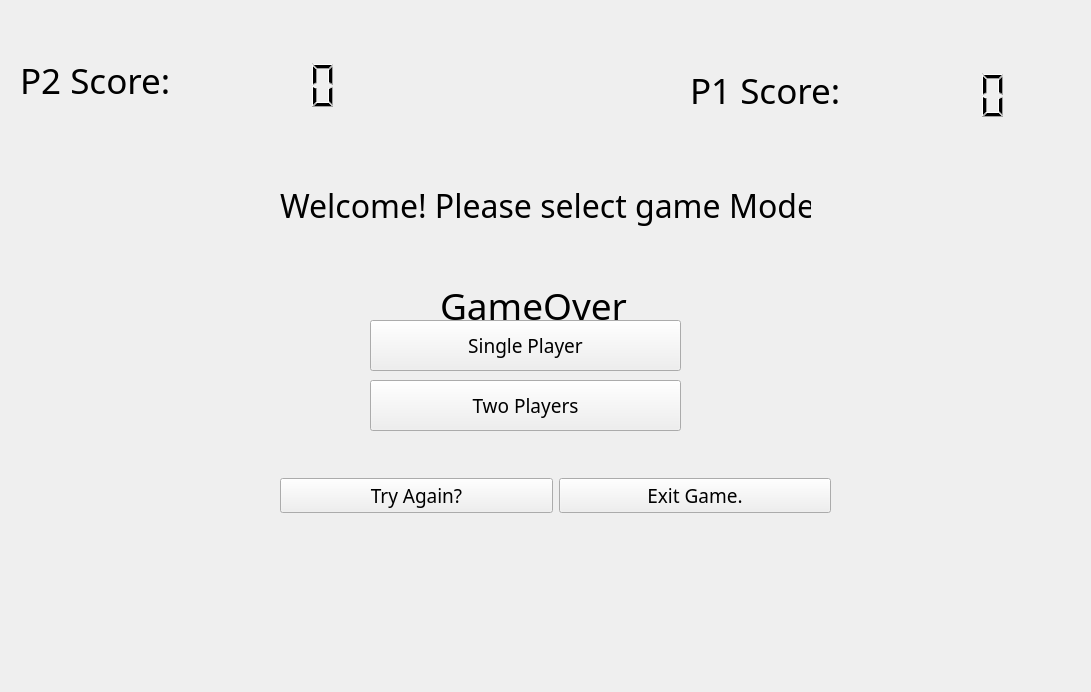
<?xml version="1.0" encoding="UTF-8"?>
<ui version="4.0">
 <class>Widget</class>
 <widget class="QWidget" name="Widget">
  <property name="enabled">
   <bool>true</bool>
  </property>
  <property name="geometry">
   <rect>
    <x>0</x>
    <y>0</y>
    <width>1091</width>
    <height>692</height>
   </rect>
  </property>
  <property name="windowTitle">
   <string>Form</string>
  </property>
  <property name="windowOpacity">
   <double>1.000000000000000</double>
  </property>
  <widget class="QLCDNumber" name="lcdNumber">
   <property name="geometry">
    <rect>
     <x>690</x>
     <y>70</y>
     <width>481</width>
     <height>51</height>
    </rect>
   </property>
   <property name="frameShape">
    <enum>QFrame::NoFrame</enum>
   </property>
   <property name="digitCount">
    <number>6</number>
   </property>
  </widget>
  <widget class="QLabel" name="label">
   <property name="geometry">
    <rect>
     <x>690</x>
     <y>60</y>
     <width>151</width>
     <height>61</height>
    </rect>
   </property>
   <property name="font">
    <font>
     <family>Ebrima</family>
     <pointsize>26</pointsize>
     <bold>false</bold>
    </font>
   </property>
   <property name="frameShape">
    <enum>QFrame::NoFrame</enum>
   </property>
   <property name="text">
    <string>P1 Score:</string>
   </property>
  </widget>
  <widget class="QLabel" name="label_2">
   <property name="enabled">
    <bool>true</bool>
   </property>
   <property name="geometry">
    <rect>
     <x>440</x>
     <y>260</y>
     <width>271</width>
     <height>91</height>
    </rect>
   </property>
   <property name="font">
    <font>
     <family>Ebrima</family>
     <pointsize>28</pointsize>
    </font>
   </property>
   <property name="text">
    <string>GameOver</string>
   </property>
  </widget>
  <widget class="QLabel" name="label_mode">
   <property name="geometry">
    <rect>
     <x>280</x>
     <y>170</y>
     <width>531</width>
     <height>71</height>
    </rect>
   </property>
   <property name="font">
    <font>
     <family>Ebrima</family>
     <pointsize>24</pointsize>
    </font>
   </property>
   <property name="text">
    <string>Welcome! Please select game Mode</string>
   </property>
  </widget>
  <widget class="QPushButton" name="pushButton_single">
   <property name="geometry">
    <rect>
     <x>370</x>
     <y>320</y>
     <width>311</width>
     <height>51</height>
    </rect>
   </property>
   <property name="font">
    <font>
     <family>Ebrima</family>
     <pointsize>14</pointsize>
    </font>
   </property>
   <property name="text">
    <string>Single Player</string>
   </property>
  </widget>
  <widget class="QPushButton" name="pushButton_double">
   <property name="geometry">
    <rect>
     <x>370</x>
     <y>380</y>
     <width>311</width>
     <height>51</height>
    </rect>
   </property>
   <property name="font">
    <font>
     <family>Ebrima</family>
     <pointsize>14</pointsize>
    </font>
   </property>
   <property name="text">
    <string>Two Players</string>
   </property>
  </widget>
  <widget class="QLabel" name="label_3">
   <property name="geometry">
    <rect>
     <x>20</x>
     <y>50</y>
     <width>151</width>
     <height>61</height>
    </rect>
   </property>
   <property name="font">
    <font>
     <family>Ebrima</family>
     <pointsize>26</pointsize>
     <bold>false</bold>
    </font>
   </property>
   <property name="text">
    <string>P2 Score:</string>
   </property>
  </widget>
  <widget class="QLCDNumber" name="lcdNumber_2">
   <property name="geometry">
    <rect>
     <x>20</x>
     <y>60</y>
     <width>481</width>
     <height>51</height>
    </rect>
   </property>
   <property name="frameShape">
    <enum>QFrame::NoFrame</enum>
   </property>
   <property name="digitCount">
    <number>6</number>
   </property>
  </widget>
  <widget class="QWidget" name="layoutWidget">
   <property name="geometry">
    <rect>
     <x>280</x>
     <y>450</y>
     <width>551</width>
     <height>91</height>
    </rect>
   </property>
   <layout class="QHBoxLayout" name="horizontalLayout">
    <item>
     <widget class="QPushButton" name="pushButton">
      <property name="enabled">
       <bool>true</bool>
      </property>
      <property name="font">
       <font>
        <family>Ebrima</family>
        <pointsize>14</pointsize>
       </font>
      </property>
      <property name="text">
       <string>Try Again?</string>
      </property>
     </widget>
    </item>
    <item>
     <widget class="QPushButton" name="pushButton_2">
      <property name="enabled">
       <bool>true</bool>
      </property>
      <property name="font">
       <font>
        <family>Ebrima</family>
        <pointsize>14</pointsize>
       </font>
      </property>
      <property name="text">
       <string>Exit Game.</string>
      </property>
     </widget>
    </item>
   </layout>
  </widget>
 </widget>
 <resources/>
 <connections/>
</ui>
